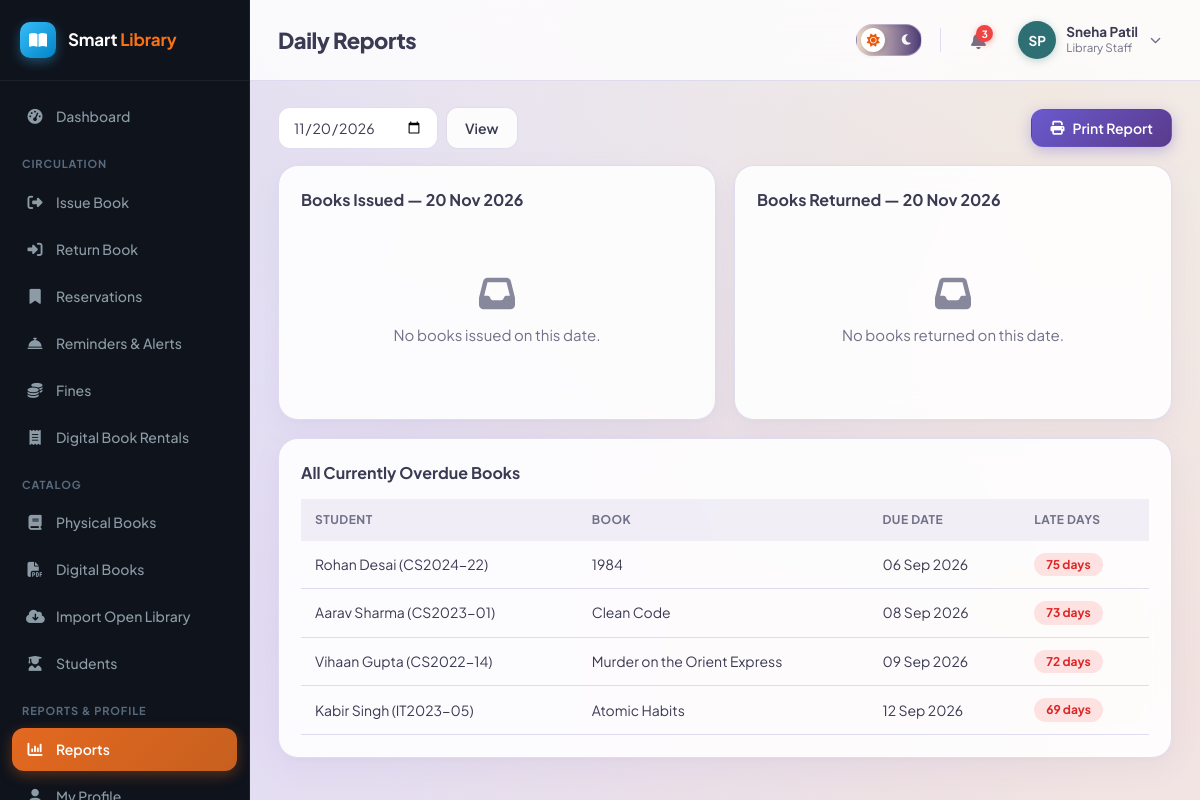
The page /librarian/reports.php (signed in) on the database its author committed.
### tables this page shows
CREATE TABLE book_issues (
    id INT AUTO_INCREMENT PRIMARY KEY,
    student_id INT NOT NULL,
    book_id INT NOT NULL,
    issued_by INT DEFAULT NULL,           
    issue_date DATE NOT NULL,
    due_date DATE NOT NULL,
    return_date DATE DEFAULT NULL,
    status ENUM('issued','returned','overdue','lost') NOT NULL DEFAULT 'issued',
    created_at TIMESTAMP DEFAULT CURRENT_TIMESTAMP,
    FOREIGN KEY (student_id) REFERENCES students(id) ON DELETE CASCADE,
    FOREIGN KEY (book_id) REFERENCES books(id) ON DELETE CASCADE,
    FOREIGN KEY (issued_by) REFERENCES users(id) ON DELETE SET NULL
);

CREATE TABLE users (
    id INT AUTO_INCREMENT PRIMARY KEY,
    name VARCHAR(120) NOT NULL,
    email VARCHAR(150) NOT NULL UNIQUE,
    password VARCHAR(255) NOT NULL,
    role ENUM('admin','librarian','student') NOT NULL,
    phone VARCHAR(20) DEFAULT NULL,
    photo VARCHAR(255) DEFAULT NULL,
    status ENUM('active','inactive') NOT NULL DEFAULT 'active',
    reset_token VARCHAR(255) DEFAULT NULL,
    reset_expires DATETIME DEFAULT NULL,
    created_at TIMESTAMP DEFAULT CURRENT_TIMESTAMP,
    updated_at TIMESTAMP DEFAULT CURRENT_TIMESTAMP ON UPDATE CURRENT_TIMESTAMP
);

CREATE TABLE students (
    id INT AUTO_INCREMENT PRIMARY KEY,
    user_id INT NOT NULL,
    roll_number VARCHAR(40) NOT NULL UNIQUE,
    course VARCHAR(100) DEFAULT NULL,
    department VARCHAR(100) DEFAULT NULL,
    year VARCHAR(20) DEFAULT NULL,
    division VARCHAR(20) DEFAULT NULL,
    address VARCHAR(255) DEFAULT NULL,
    registration_date DATE NOT NULL,
    max_books INT NOT NULL DEFAULT 3,
    created_at TIMESTAMP DEFAULT CURRENT_TIMESTAMP,
    updated_at TIMESTAMP DEFAULT CURRENT_TIMESTAMP ON UPDATE CURRENT_TIMESTAMP,
    FOREIGN KEY (user_id) REFERENCES users(id) ON DELETE CASCADE
);

CREATE TABLE books (
    id INT AUTO_INCREMENT PRIMARY KEY,
    isbn VARCHAR(30) NOT NULL UNIQUE,
    title VARCHAR(200) NOT NULL,
    author_id INT DEFAULT NULL,
    category_id INT DEFAULT NULL,
    publisher_id INT DEFAULT NULL,
    publication_year YEAR DEFAULT NULL,
    edition VARCHAR(30) DEFAULT NULL,
    language VARCHAR(40) DEFAULT 'English',
    pages INT DEFAULT NULL,
    price DECIMAL(10,2) DEFAULT 0.00,
    shelf_number VARCHAR(30) DEFAULT NULL,
    total_copies INT NOT NULL DEFAULT 1,
    available_copies INT NOT NULL DEFAULT 1,
    description TEXT DEFAULT NULL,
    image VARCHAR(255) DEFAULT NULL,
    status ENUM('active','inactive') NOT NULL DEFAULT 'active',
    created_at TIMESTAMP DEFAULT CURRENT_TIMESTAMP,
    updated_at TIMESTAMP DEFAULT CURRENT_TIMESTAMP ON UPDATE CURRENT_TIMESTAMP,
    FOREIGN KEY (author_id) REFERENCES authors(id) ON DELETE SET NULL,
    FOREIGN KEY (category_id) REFERENCES categories(id) ON DELETE SET NULL,
    FOREIGN KEY (publisher_id) REFERENCES publishers(id) ON DELETE SET NULL,
    INDEX idx_title (title),
    INDEX idx_isbn (isbn)
);

### includes/functions.php (called while the page is built, shortened)
<?php
function e($value) {
    return htmlspecialchars($value ?? '', ENT_QUOTES, 'UTF-8');
}
function fmtDate($date) {
    return date('d M Y', strtotime($date));
}

### librarian/reports.php (the view, shortened to what this page needs)
<?php
require_once __DIR__ . '/../includes/functions.php';
require_once __DIR__ . '/../includes/auth-check.php';
$date = $_GET['date'] ?? date('Y-m-d');
$issuedToday = $pdo->prepare("
    SELECT u.name student, s.roll_number, b.title, bi.due_date
    FROM book_issues bi JOIN students s ON s.id=bi.student_id JOIN users u ON u.id=s.user_id JOIN books b ON b.id=bi.book_id
    WHERE bi.issue_date = ? ORDER BY bi.id DESC");
$issuedToday->execute([$date]);
$issuedToday = $issuedToday->fetchAll();
$returnedToday = $pdo->prepare("
    SELECT u.name student, s.roll_number, b.title, br.late_days, br.fine_amount
    FROM book_returns br JOIN book_issues bi ON bi.id=br.issue_id JOIN students s ON s.id=bi.student_id JOIN users u ON u.id=s.user_id JOIN books b ON b.id=bi.book_id
    WHERE br.return_date = ? ORDER BY br.id DESC");
$returnedToday->execute([$date]);
$returnedToday = $returnedToday->fetchAll();
$overdueList = $pdo->query("
    SELECT u.name student, s.roll_number, b.title, bi.due_date, DATEDIFF(CURDATE(), bi.due_date) late_days
    FROM book_issues bi JOIN students s ON s.id=bi.student_id JOIN users u ON u.id=s.user_id JOIN books b ON b.id=bi.book_id
    WHERE bi.status='issued' AND bi.due_date < CURDATE() ORDER BY late_days DESC")->fetchAll();
include __DIR__ . '/../includes/header.php';
?>
<div class="table-toolbar no-print">
    <form method="GET" class="flex gap-2">
        <input type="date" name="date" class="form-control" value="<?= e($date) ?>">
        <button class="btn btn-outline" type="submit">View</button>
    </form>
    <button class="btn btn-primary" onclick="window.print()"><i class="fa-solid fa-print"></i> Print Report</button>
</div>
<div class="grid grid-2">
    <div class="card">
        <h3>Books Issued — <?= fmtDate($date) ?></h3>
        <?php if (!$issuedToday): ?>
            <div class="empty-state"><i class="fa-solid fa-inbox"></i>No books issued on this date.</div>
        <?php endif; ?>
    </div>
    <div class="card">
        <h3>Books Returned — <?= fmtDate($date) ?></h3>
        <?php if (!$returnedToday): ?>
            <div class="empty-state"><i class="fa-solid fa-inbox"></i>No books returned on this date.</div>
        <?php endif; ?>
    </div>
</div>
<div class="card" style="margin-top:18px;">
    <h3>All Currently Overdue Books</h3>
    <?php if (!$overdueList): ?>
        <div class="empty-state"><i class="fa-solid fa-circle-check"></i>Nothing overdue right now.</div>
    <?php else: ?>
    <div class="table-wrap"><table class="data-table">
        <thead><tr><th>Student</th><th>Book</th><th>Due Date</th><th>Late Days</th></tr></thead>
        <tbody><?php foreach ($overdueList as $r): ?>
            <tr><td><?= e($r['student']) ?> (<?= e($r['roll_number']) ?>)</td><td><?= e($r['title']) ?></td><td><?= fmtDate($r['due_date']) ?></td><td><span class="badge badge-red"><?= (int)$r['late_days'] ?> days</span></td></tr>
        <?php endforeach; ?></tbody>
    </table></div>
    <?php endif; ?>
</div>
<?php include __DIR__ . '/../includes/footer.php'; ?>

### assets/css/style.css (style rules this page uses)
:root { --primary: #6A5ACD; --primary-dark: #5A3B8C; --primary-mid: #8B7CC7; --primary-light: rgba(201, 194, 227, 0.4); --lavender: #C9C2E3; --accent-orange: #C6601F; --accent-orange-hover: #d96b27; --accent-teal: #2E6F73; --accent-teal-light: rgba(46, 111, 115, 0.16); --accent-sand: #EADCC8; --accent-sand-light: rgba(234, 220, 200, 0.5); --success: #16a34a; --success-light: #dcfce7; --warning: #ca8a04; --warning-light: #fef9c3; --danger: #dc2626; --danger-light: #fee2e2; --text: #3A3A52; --text-muted: #717188; --bg: #F7F5FC; --white: #ffffff; --card-bg: rgba(255, 255, 255, 0.88); --card-border: rgba(201, 194, 227, 0.55); --border: rgba(201, 194, 227, 0.55); --gray-light: #f6f5fb; --gray: #88889d; --sidebar-w: 250px; --radius: 20px; --pill-radius: 999px; --shadow: 0 10px 30px rgba(123, 109, 216, 0.07), 0 2px 8px rgba(46, 43, 43, 0.03); }
* { box-sizing: border-box; }
body { margin: 0; font-family: 'Plus Jakarta Sans', system-ui, -apple-system, BlinkMacSystemFont, Roboto, sans-serif; background-color: var(--bg); background-image: radial-gradient(at 10% 15%, rgba(201, 194, 227, 0.45) 0px, transparent 60%), radial-gradient(at 88% 12%, rgba(234, 220, 200, 0.5) 0px, transparent 60%), radial-gradient(at 90% 85%, rgba(198, 96, 31, 0.14) 0px, transparent 65%), radial-gradient(at 15% 85%, rgba(121, 106, 220, 0.18) 0px, transparent 65%); background-attachment: fixed; color: var(--text); font-size: 15px; line-height: 1.5; -webkit-font-smoothing: antialiased; }
.grid { display: grid; gap: 18px; }
.grid-2 { grid-template-columns: repeat(2, 1fr); }
.card { background: var(--card-bg); border: 1px solid var(--card-border); border-radius: var(--radius); box-shadow: var(--shadow); padding: 22px; backdrop-filter: blur(14px); -webkit-backdrop-filter: blur(14px); transition: transform 0.2s ease, box-shadow 0.2s ease; }
.card h3 { margin: 0 0 14px; font-size: 16px; font-weight: 700; color: var(--text); }
.btn { display: inline-flex; align-items: center; gap: 8px; padding: 9px 18px; border-radius: 12px; border: 1px solid transparent; font-size: 14px; font-weight: 600; cursor: pointer; text-decoration: none; font-family: inherit; transition: all 0.18s ease; }
.btn-primary { background: linear-gradient(135deg, #6A5ACD 0%, #5A3B8C 100%); color: #ffffff; box-shadow: 0 4px 14px rgba(106, 90, 205, 0.35); }
.btn-outline { background: var(--card-bg); border-color: var(--border); color: var(--text); }
.form-control { width: 100%; padding: 10px 14px; border: 1px solid var(--border); border-radius: 12px; font-size: 14px; background: var(--white); color: var(--text); font-family: inherit; transition: border-color 0.15s ease, box-shadow 0.15s ease; }
.table-wrap { overflow-x: auto; }
table.data-table { width: 100%; border-collapse: collapse; font-size: 14px; }
.data-table th { text-align: left; padding: 12px 14px; background: rgba(201, 194, 227, 0.25); font-weight: 700; font-size: 12px; text-transform: uppercase; letter-spacing: 0.04em; color: var(--text-muted); white-space: nowrap; }
.data-table td { padding: 12px 14px; border-bottom: 1px solid var(--border); vertical-align: middle; }
.table-toolbar { display: flex; justify-content: space-between; align-items: center; margin-bottom: 16px; gap: 12px; flex-wrap: wrap; }
.badge { padding: 4px 12px; border-radius: 999px; font-size: 12px; font-weight: 700; display: inline-block; line-height: 1.3; }
.badge-red { background: var(--danger-light); color: var(--danger); }
.empty-state { text-align: center; padding: 50px 20px; color: var(--text-muted); }
.empty-state i { font-size: 36px; margin-bottom: 12px; display: block; color: var(--gray); }
.flex { display: flex; }
.gap-2 { gap: 8px; }

### rows shown on the page
book_issues: users.name "Rohan Desai", student.roll_number "CS2024-22", book.title "1984", due_date "06 Sep 2026", late_days "75"
book_issues: users.name "Aarav Sharma", student.roll_number "CS2023-01", book.title "Clean Code", due_date "08 Sep 2026", late_days "73"
book_issues: users.name "Vihaan Gupta", student.roll_number "CS2022-14", book.title "Murder on the Orient Express", due_date "09 Sep 2026", late_days "72"
book_issues: users.name "Kabir Singh", student.roll_number "IT2023-05", book.title "Atomic Habits", due_date "12 Sep 2026", late_days "69"

### other values the page prints
$label "Dashboard"
$item['_section'] "CIRCULATION"
$label "Issue Book"
$label "Return Book"
$label "Reservations"
$label "Reminders & Alerts"
$label "Fines"
$label "Digital Book Rentals"
$item['_section'] "CATALOG"
$label "Physical Books"
$label "Digital Books"
$label "Import Open Library"
$label "Students"
$item['_section'] "REPORTS & PROFILE"
$label "Reports"
